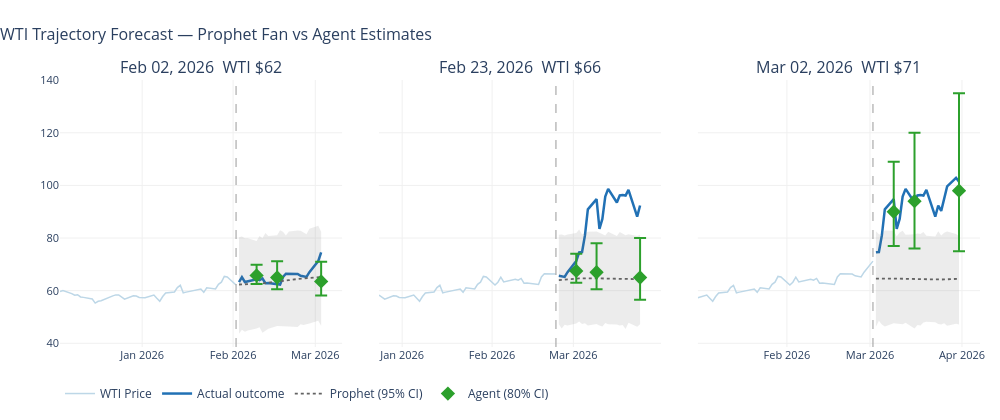

The code cell stored with this chart in its notebook:
### Code cell
# ── Trajectory fan chart: Prophet fan vs agent error bars at 3 origins ───────
fig = make_trajectory_fan_chart(
    traj_agent_results, prophet_traj_df, price_df, TRAJECTORY_ORIGINS
)
fig.show()

# ── MAE evaluation table ──────────────────────────────────────────────────────
mae_df = trajectory_mae_table(traj_agent_results, prophet_traj_df, price_df)
if not mae_df.empty:
    display(mae_df.drop(columns=["Prophet MAE", "Agent MAE"]))
    mean_mae = mae_df[["Prophet MAE", "Agent MAE"]].mean()
    print(f"\nMean MAE  Prophet: ${mean_mae['Prophet MAE']:.2f}  Agent: ${mean_mae['Agent MAE']:.2f}")
